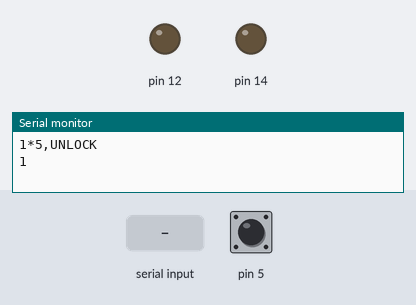
A sketch run on a simulated Arduino Uno, built with avr-gcc and run on an emulated ATmega328P. Parts: output pins drawn as LEDs (lit = HIGH), the last lines printed to the serial monitor. The test bench sets the inputs (shaded band); at power-on: pin 5 HIGH.

Above: at 1.2 s.
1.3 s: "2\n" received over Serial
At 2.12 s:
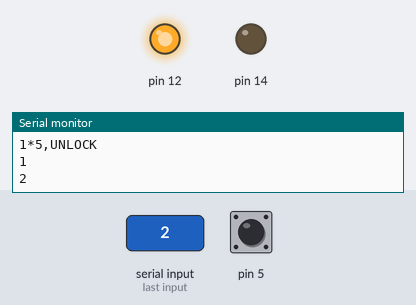
3.7 s: "1\n" received over Serial
At 4.37 s:
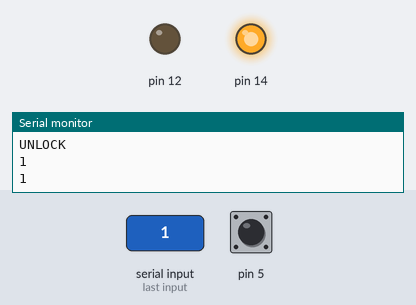
6.0 s: pin 5 pulled LOW for 3.2 s
At 8.4 s:
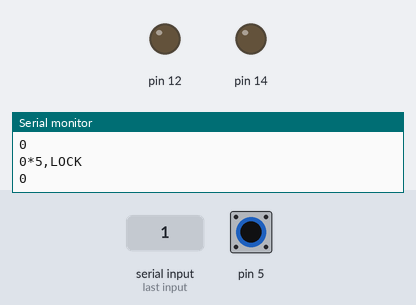
Timing chart, 0 to 9.9 s (numbered marks = the images above; inputs shaded):
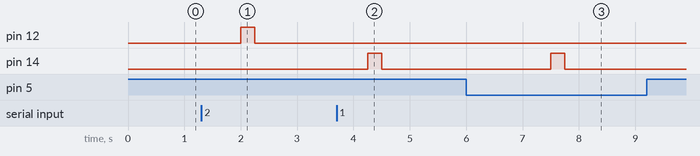

The sketch:

All_test.ino
```cpp
int M_EN = 1;

void setup() {
  // put your setup code here, to run once:
  Serial.begin(9600);
  pinMode(5,INPUT_PULLUP);
  pinMode(14,OUTPUT);
  pinMode(12,OUTPUT);
}

void loop() {
  // put your main code here, to run repeatedly:
    while (Serial.available() > 0) {
    int val = Serial.parseInt();
    Serial.println(val);
    if (val==1)
      {
        digitalWrite(14,HIGH);
        digitalWrite(12,LOW);
        delay(250);
        digitalWrite(14,LOW);
        digitalWrite(12,LOW);
      }
     if (val==0)
      {
        digitalWrite(14,LOW);
        digitalWrite(12,LOW);
      }
     if (val==2)
      {
        digitalWrite(14,LOW);
        digitalWrite(12,HIGH);
        delay(250);
        digitalWrite(14,LOW);
        digitalWrite(12,LOW);
        M_EN = 0;
      }
    }

    int Hall = 0;
    for (int i=0;i<5;i++) {
      Hall+=digitalRead(5);
      delay(200);
    }

    if (Hall == 5) {
      Serial.println("1*5,UNLOCK");
      if (M_EN == 0) {
        Serial.println("UNLOCK");
        M_EN = 1;
      }
    }

    if (Hall == 0) {
      Serial.println("0*5,LOCK");
      if (M_EN == 1) {
        digitalWrite(14,HIGH);
        digitalWrite(12,LOW);
        delay(250);
        digitalWrite(14,LOW);
        digitalWrite(12,LOW);
        M_EN = 0;
      }
    }
    int val = digitalRead(5);
    Serial.println(val);
}
```

Measured:
- after the input at 1.3 s, pin 12: LOW → HIGH after 0.70 s, → LOW 0.25 s later
- after the input at 3.7 s, pin 14: LOW → HIGH after 0.55 s, → LOW 0.25 s later
- after the input at 6.0 s, pin 14: LOW → HIGH after 1.5 s, → LOW 0.25 s later
